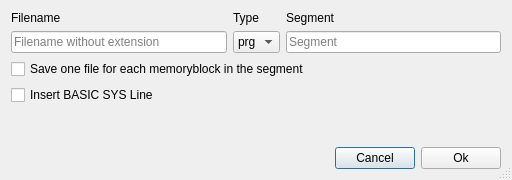
<?xml version="1.0" encoding="UTF-8"?>
<ui version="4.0">
 <class>TFileDirective</class>
 <widget class="QDialog" name="TFileDirective">
  <property name="windowModality">
   <enum>Qt::NonModal</enum>
  </property>
  <property name="geometry">
   <rect>
    <x>0</x>
    <y>0</y>
    <width>512</width>
    <height>180</height>
   </rect>
  </property>
  <property name="sizePolicy">
   <sizepolicy hsizetype="Expanding" vsizetype="Minimum">
    <horstretch>0</horstretch>
    <verstretch>0</verstretch>
   </sizepolicy>
  </property>
  <property name="minimumSize">
   <size>
    <width>512</width>
    <height>180</height>
   </size>
  </property>
  <property name="windowTitle">
   <string>Generate File Directive - IDE 65XX</string>
  </property>
  <property name="sizeGripEnabled">
   <bool>true</bool>
  </property>
  <property name="modal">
   <bool>true</bool>
  </property>
  <layout class="QVBoxLayout" name="verticalLayout_3">
   <item>
    <layout class="QHBoxLayout" name="horizontalLayout">
     <item>
      <layout class="QVBoxLayout" name="verticalLayout">
       <item>
        <widget class="QLabel" name="label">
         <property name="text">
          <string>Filename</string>
         </property>
         <property name="textFormat">
          <enum>Qt::PlainText</enum>
         </property>
        </widget>
       </item>
       <item>
        <widget class="QLineEdit" name="tFilename">
         <property name="maxLength">
          <number>50</number>
         </property>
         <property name="placeholderText">
          <string>Filename without extension</string>
         </property>
         <property name="clearButtonEnabled">
          <bool>true</bool>
         </property>
        </widget>
       </item>
      </layout>
     </item>
     <item>
      <layout class="QVBoxLayout" name="verticalLayout_2">
       <item>
        <widget class="QLabel" name="label_2">
         <property name="text">
          <string>Type</string>
         </property>
         <property name="textFormat">
          <enum>Qt::PlainText</enum>
         </property>
        </widget>
       </item>
       <item>
        <widget class="QComboBox" name="cType">
         <property name="currentIndex">
          <number>0</number>
         </property>
         <item>
          <property name="text">
           <string>prg</string>
          </property>
         </item>
         <item>
          <property name="text">
           <string>bin</string>
          </property>
         </item>
        </widget>
       </item>
      </layout>
     </item>
     <item>
      <layout class="QVBoxLayout" name="verticalLayout_5">
       <item>
        <widget class="QLabel" name="label_5">
         <property name="text">
          <string>Segment</string>
         </property>
         <property name="textFormat">
          <enum>Qt::PlainText</enum>
         </property>
        </widget>
       </item>
       <item>
        <widget class="QLineEdit" name="tSegment">
         <property name="maxLength">
          <number>50</number>
         </property>
         <property name="placeholderText">
          <string>Segment</string>
         </property>
         <property name="clearButtonEnabled">
          <bool>true</bool>
         </property>
        </widget>
       </item>
      </layout>
     </item>
    </layout>
   </item>
   <item>
    <widget class="QCheckBox" name="cMbfiles">
     <property name="text">
      <string>Save one file for each memoryblock in the segment</string>
     </property>
    </widget>
   </item>
   <item>
    <widget class="QCheckBox" name="cInsertBasicUpstart2">
     <property name="text">
      <string>Insert BASIC SYS Line</string>
     </property>
    </widget>
   </item>
   <item>
    <spacer name="verticalSpacer">
     <property name="orientation">
      <enum>Qt::Vertical</enum>
     </property>
     <property name="sizeType">
      <enum>QSizePolicy::Expanding</enum>
     </property>
     <property name="sizeHint" stdset="0">
      <size>
       <width>20</width>
       <height>18</height>
      </size>
     </property>
    </spacer>
   </item>
   <item>
    <layout class="QHBoxLayout" name="horizontalLayout_2">
     <item>
      <spacer name="horizontalSpacer">
       <property name="orientation">
        <enum>Qt::Horizontal</enum>
       </property>
       <property name="sizeHint" stdset="0">
        <size>
         <width>40</width>
         <height>20</height>
        </size>
       </property>
      </spacer>
     </item>
     <item>
      <widget class="QPushButton" name="bCancel">
       <property name="text">
        <string>Cancel</string>
       </property>
      </widget>
     </item>
     <item>
      <widget class="QPushButton" name="bOk">
       <property name="text">
        <string>Ok</string>
       </property>
      </widget>
     </item>
    </layout>
   </item>
  </layout>
 </widget>
 <resources/>
 <connections/>
</ui>
